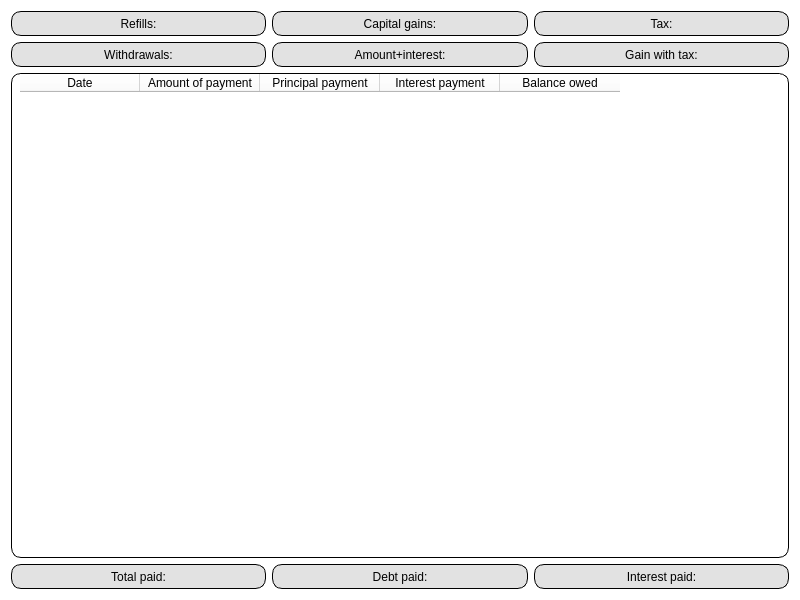
<?xml version="1.0" encoding="UTF-8"?>
<ui version="4.0">
 <class>credit_table</class>
 <widget class="QWidget" name="credit_table">
  <property name="geometry">
   <rect>
    <x>0</x>
    <y>0</y>
    <width>800</width>
    <height>600</height>
   </rect>
  </property>
  <property name="minimumSize">
   <size>
    <width>800</width>
    <height>600</height>
   </size>
  </property>
  <property name="windowTitle">
   <string>Form</string>
  </property>
  <property name="styleSheet">
   <string notr="true">background-color: rgb(255, 255, 255);</string>
  </property>
  <layout class="QVBoxLayout" name="verticalLayout">
   <item>
    <layout class="QGridLayout" name="gridLayout">
     <item row="0" column="0">
      <widget class="QLabel" name="info_refills">
       <property name="sizePolicy">
        <sizepolicy hsizetype="Preferred" vsizetype="Fixed">
         <horstretch>0</horstretch>
         <verstretch>0</verstretch>
        </sizepolicy>
       </property>
       <property name="minimumSize">
        <size>
         <width>250</width>
         <height>25</height>
        </size>
       </property>
       <property name="maximumSize">
        <size>
         <width>400</width>
         <height>25</height>
        </size>
       </property>
       <property name="styleSheet">
        <string notr="true">border-radius: 10px;
background-color: rgb(226, 226, 226);
color:black;
border: 1px solid black;</string>
       </property>
       <property name="text">
        <string>Refills:</string>
       </property>
       <property name="alignment">
        <set>Qt::AlignCenter</set>
       </property>
      </widget>
     </item>
     <item row="0" column="2">
      <widget class="QLabel" name="info_rate">
       <property name="sizePolicy">
        <sizepolicy hsizetype="Preferred" vsizetype="Fixed">
         <horstretch>0</horstretch>
         <verstretch>0</verstretch>
        </sizepolicy>
       </property>
       <property name="minimumSize">
        <size>
         <width>250</width>
         <height>25</height>
        </size>
       </property>
       <property name="maximumSize">
        <size>
         <width>400</width>
         <height>25</height>
        </size>
       </property>
       <property name="styleSheet">
        <string notr="true">border-radius: 10px;
background-color: rgb(226, 226, 226);
color:black;
border: 1px solid black;</string>
       </property>
       <property name="text">
        <string>Tax:</string>
       </property>
       <property name="alignment">
        <set>Qt::AlignCenter</set>
       </property>
      </widget>
     </item>
     <item row="0" column="1">
      <widget class="QLabel" name="info_gains">
       <property name="sizePolicy">
        <sizepolicy hsizetype="Preferred" vsizetype="Fixed">
         <horstretch>0</horstretch>
         <verstretch>0</verstretch>
        </sizepolicy>
       </property>
       <property name="minimumSize">
        <size>
         <width>250</width>
         <height>25</height>
        </size>
       </property>
       <property name="maximumSize">
        <size>
         <width>400</width>
         <height>25</height>
        </size>
       </property>
       <property name="styleSheet">
        <string notr="true">border-radius: 10px;
background-color: rgb(226, 226, 226);
color:black;
border: 1px solid black;</string>
       </property>
       <property name="text">
        <string>Capital gains:</string>
       </property>
       <property name="alignment">
        <set>Qt::AlignCenter</set>
       </property>
      </widget>
     </item>
     <item row="1" column="0">
      <widget class="QLabel" name="info_withdrawals">
       <property name="sizePolicy">
        <sizepolicy hsizetype="Preferred" vsizetype="Fixed">
         <horstretch>0</horstretch>
         <verstretch>0</verstretch>
        </sizepolicy>
       </property>
       <property name="minimumSize">
        <size>
         <width>250</width>
         <height>25</height>
        </size>
       </property>
       <property name="maximumSize">
        <size>
         <width>400</width>
         <height>25</height>
        </size>
       </property>
       <property name="styleSheet">
        <string notr="true">border-radius: 10px;
background-color: rgb(226, 226, 226);
color:black;
border: 1px solid black;</string>
       </property>
       <property name="text">
        <string>Withdrawals:</string>
       </property>
       <property name="alignment">
        <set>Qt::AlignCenter</set>
       </property>
      </widget>
     </item>
     <item row="1" column="1">
      <widget class="QLabel" name="info_fullsum">
       <property name="sizePolicy">
        <sizepolicy hsizetype="Preferred" vsizetype="Fixed">
         <horstretch>0</horstretch>
         <verstretch>0</verstretch>
        </sizepolicy>
       </property>
       <property name="minimumSize">
        <size>
         <width>250</width>
         <height>25</height>
        </size>
       </property>
       <property name="maximumSize">
        <size>
         <width>400</width>
         <height>25</height>
        </size>
       </property>
       <property name="styleSheet">
        <string notr="true">border-radius: 10px;
background-color: rgb(226, 226, 226);
color:black;
border: 1px solid black;</string>
       </property>
       <property name="text">
        <string>Amount+interest:</string>
       </property>
       <property name="alignment">
        <set>Qt::AlignCenter</set>
       </property>
      </widget>
     </item>
     <item row="1" column="2">
      <widget class="QLabel" name="info_tax">
       <property name="sizePolicy">
        <sizepolicy hsizetype="Preferred" vsizetype="Fixed">
         <horstretch>0</horstretch>
         <verstretch>0</verstretch>
        </sizepolicy>
       </property>
       <property name="minimumSize">
        <size>
         <width>250</width>
         <height>25</height>
        </size>
       </property>
       <property name="maximumSize">
        <size>
         <width>400</width>
         <height>25</height>
        </size>
       </property>
       <property name="styleSheet">
        <string notr="true">border-radius: 10px;
background-color: rgb(226, 226, 226);
color:black;
border: 1px solid black;</string>
       </property>
       <property name="text">
        <string>Gain with tax:</string>
       </property>
       <property name="alignment">
        <set>Qt::AlignCenter</set>
       </property>
      </widget>
     </item>
    </layout>
   </item>
   <item>
    <layout class="QHBoxLayout" name="horizontalLayout_2">
     <item>
      <widget class="QTableWidget" name="table">
       <property name="sizePolicy">
        <sizepolicy hsizetype="Preferred" vsizetype="Preferred">
         <horstretch>0</horstretch>
         <verstretch>0</verstretch>
        </sizepolicy>
       </property>
       <property name="styleSheet">
        <string notr="true">QTableWidget::item:selected {
	background-color: rgb(175, 97, 33);
	color: rgb(255, 255, 255);
}

QTableWidget {
    border-radius: 10px;
    padding: 0 8px;
	background-color: rgb(255, 255, 255);
	color:black;
	color: rgb(0, 0, 0);
	gridline-color: rgb(0, 0, 0);
	border: 1px solid black;
}</string>
       </property>
       <property name="rowCount">
        <number>0</number>
       </property>
       <property name="columnCount">
        <number>5</number>
       </property>
       <attribute name="horizontalHeaderDefaultSectionSize">
        <number>120</number>
       </attribute>
       <attribute name="verticalHeaderDefaultSectionSize">
        <number>50</number>
       </attribute>
       <column>
        <property name="text">
         <string>Date</string>
        </property>
       </column>
       <column>
        <property name="text">
         <string>Amount of payment</string>
        </property>
       </column>
       <column>
        <property name="text">
         <string>Principal payment</string>
        </property>
       </column>
       <column>
        <property name="text">
         <string>Interest payment</string>
        </property>
       </column>
       <column>
        <property name="text">
         <string>Balance owed</string>
        </property>
       </column>
      </widget>
     </item>
    </layout>
   </item>
   <item>
    <layout class="QHBoxLayout" name="result_layout">
     <item>
      <widget class="QLabel" name="total_info">
       <property name="sizePolicy">
        <sizepolicy hsizetype="Preferred" vsizetype="Fixed">
         <horstretch>0</horstretch>
         <verstretch>0</verstretch>
        </sizepolicy>
       </property>
       <property name="minimumSize">
        <size>
         <width>250</width>
         <height>25</height>
        </size>
       </property>
       <property name="maximumSize">
        <size>
         <width>400</width>
         <height>25</height>
        </size>
       </property>
       <property name="styleSheet">
        <string notr="true">border-radius: 10px;
background-color: rgb(226, 226, 226);
color:black;
border: 1px solid black;</string>
       </property>
       <property name="text">
        <string>Total paid:</string>
       </property>
       <property name="alignment">
        <set>Qt::AlignCenter</set>
       </property>
      </widget>
     </item>
     <item>
      <widget class="QLabel" name="debt_info">
       <property name="sizePolicy">
        <sizepolicy hsizetype="Preferred" vsizetype="Fixed">
         <horstretch>0</horstretch>
         <verstretch>0</verstretch>
        </sizepolicy>
       </property>
       <property name="minimumSize">
        <size>
         <width>250</width>
         <height>25</height>
        </size>
       </property>
       <property name="maximumSize">
        <size>
         <width>400</width>
         <height>25</height>
        </size>
       </property>
       <property name="styleSheet">
        <string notr="true">border-radius: 10px;
background-color: rgb(226, 226, 226);
color:black;
border: 1px solid black;</string>
       </property>
       <property name="text">
        <string>Debt paid:</string>
       </property>
       <property name="alignment">
        <set>Qt::AlignCenter</set>
       </property>
      </widget>
     </item>
     <item>
      <widget class="QLabel" name="interest_info">
       <property name="sizePolicy">
        <sizepolicy hsizetype="Preferred" vsizetype="Fixed">
         <horstretch>0</horstretch>
         <verstretch>0</verstretch>
        </sizepolicy>
       </property>
       <property name="minimumSize">
        <size>
         <width>250</width>
         <height>25</height>
        </size>
       </property>
       <property name="maximumSize">
        <size>
         <width>400</width>
         <height>25</height>
        </size>
       </property>
       <property name="styleSheet">
        <string notr="true">border-radius: 10px;
background-color: rgb(226, 226, 226);
color:black;
border: 1px solid black;</string>
       </property>
       <property name="text">
        <string>Interest paid:</string>
       </property>
       <property name="alignment">
        <set>Qt::AlignCenter</set>
       </property>
      </widget>
     </item>
    </layout>
   </item>
   <item>
    <layout class="QHBoxLayout" name="tax_layout"/>
   </item>
  </layout>
 </widget>
 <resources/>
 <connections/>
</ui>
